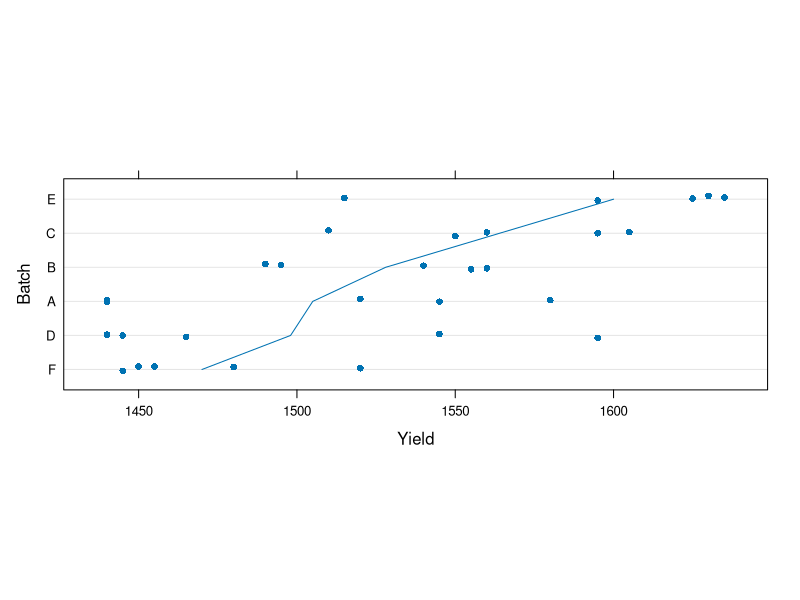
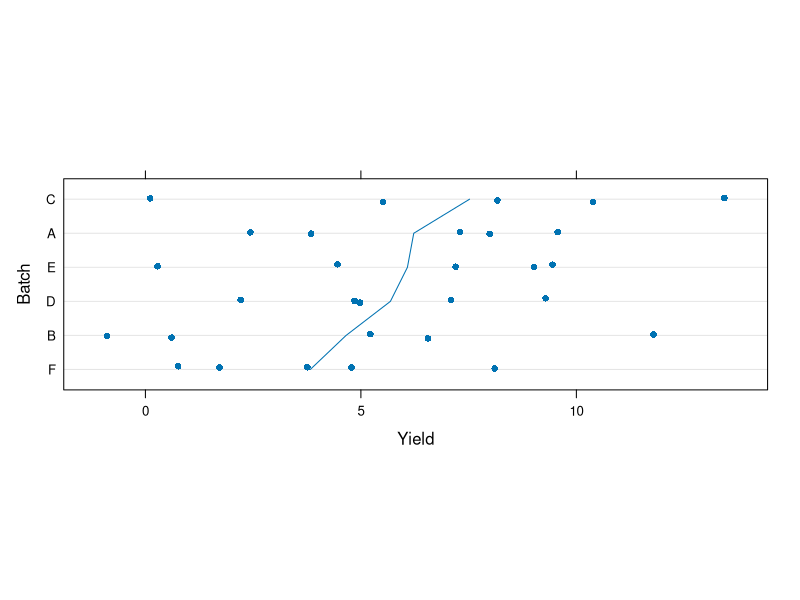

These charts were generated, in order, by the following R code: (Note: this script raises an error after producing the figures.)
# Load the lme4 package
library(lme4)

# Sample data (replace with your own)
data <- data.frame(
  score = rnorm(100, mean = 70, sd = 10),
  method = sample(c("A", "B"), 100, replace = TRUE),
  classroom = sample(1:10, 100, replace = TRUE)
)

# Fit the mixed model
model <- lmer(score ~ method + (1|classroom), data = data)

# Summarize the model
summary(model)

# Extract fixed effects
fixef(model)

# Extract random effects
ranef(model)


str(sleepstudy)


fm1 <- lmer(Reaction ~ Days + (Days | Subject), sleepstudy)


RShowDoc("lmerperf", package = "lme4") 


str(cake)
## 'temp' is continuous, 'temperature' an ordered factor with 6 levels
(fm1 <- lmer(angle ~ recipe * temperature + (1|recipe:replicate), cake, REML= FALSE))
(fm2 <- lmer(angle ~ recipe + temperature + (1|recipe:replicate), cake, REML= FALSE))
(fm3 <- lmer(angle ~ recipe + temp + (1|recipe:replicate), cake, REML= FALSE))

anova(fm3, fm2, fm1)


require(lattice)
str(Dyestuff)
dotplot(reorder(Batch, Yield) ~ Yield, Dyestuff,
        ylab = "Batch", jitter.y = TRUE, aspect = 0.3,
        type = c("p", "a"))
dotplot(reorder(Batch, Yield) ~ Yield, Dyestuff2,
        ylab = "Batch", jitter.y = TRUE, aspect = 0.3,
        type = c("p", "a"))
(fm1 <- lmer(Yield ~ 1|Batch, Dyestuff, REML = FALSE))
(fm2 <- lmer(Yield ~ 1|Batch, Dyestuff2, REML = FALSE))


anova(fm2, fm1)

